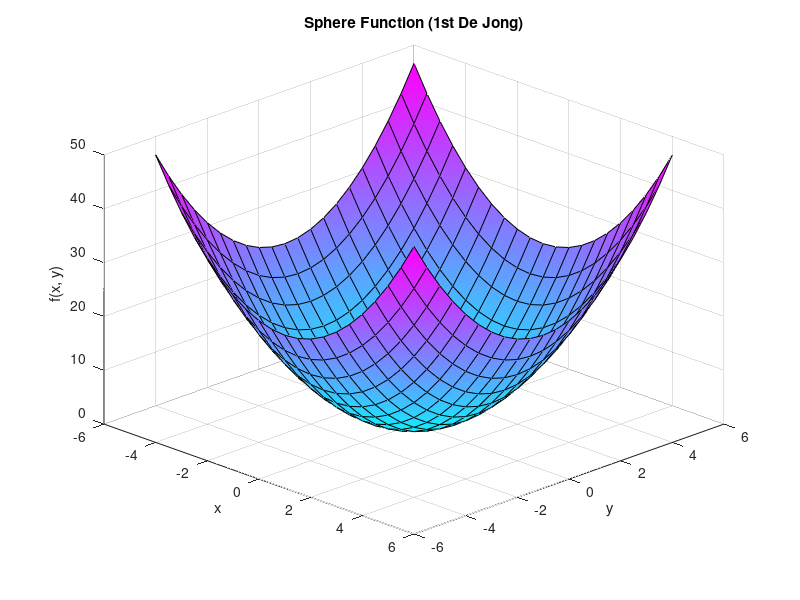

MATLAB code to generate this figure:
% Author: Suhas Sunder - 100548159
% Topic: Sphere Function (1st De Jong)
% Assignment 1: Implementation of Eight Benchmark Functions in MATLAB and plotting 3D Map of their 2-D versions.

clc; clear; close all

% Define meshgrid for clearly visible grid cells along surface of plots
[x, y] = meshgrid(-5:0.5:5, -5:0.5:5);

% Evaluate Sphere function
z = x.^2 + y.^2;

% Plot the surface
surf(x, y, z, 'EdgeColor', 'k', 'FaceColor', 'interp')
xlabel('x')
ylabel('y')
zlabel('f(x, y)')
title('Sphere Function (1st De Jong)')
colormap cool
view(45, 30)
grid on

% Save the currently active figure window locally as an image file
saveas(gcf, 'sphere_function.png')
